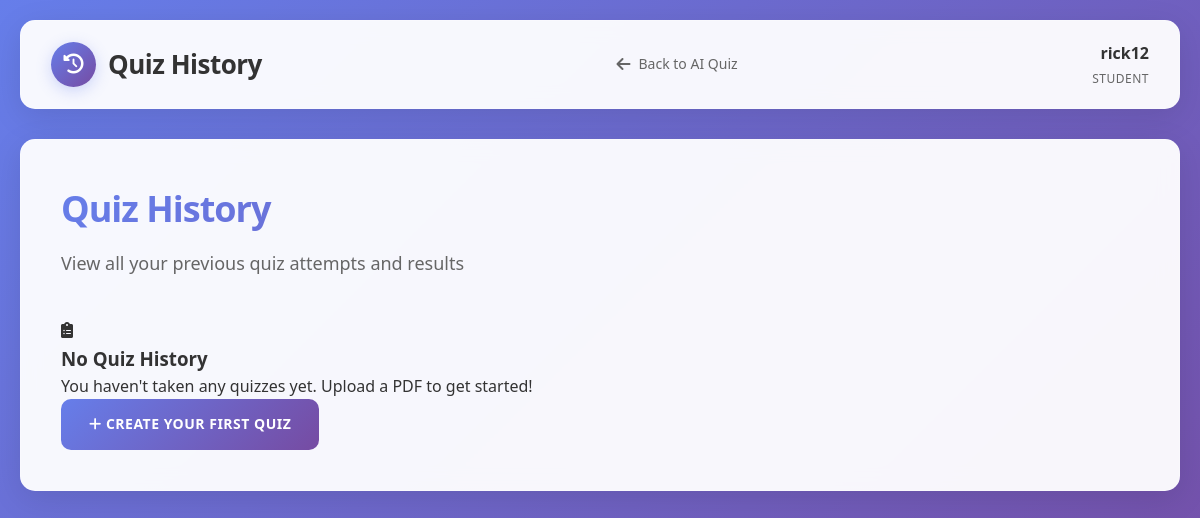
/ai-quiz/history/ (signed in), run on an earlier commit of the app's database.
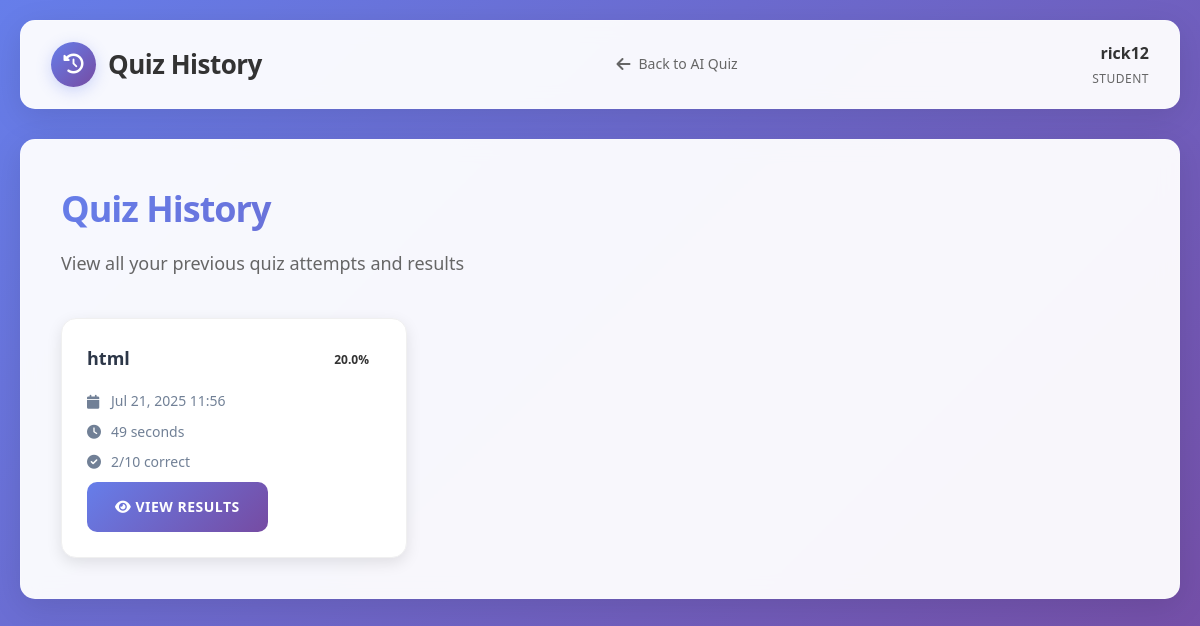
And on a later commit of the database.
### app/models.py (models this page shows, shortened)
class CustomUser(AbstractUser):
    can_access_math = models.BooleanField(default=False, verbose_name="Can Access Math")
    can_access_physics = models.BooleanField(default=False, verbose_name="Can Access Physics")
    can_access_science = models.BooleanField(default=False, verbose_name="Can Access Science")
    can_access_history = models.BooleanField(default=False, verbose_name="Can Access History")
    is_teacher = models.BooleanField(default=False, verbose_name="Teacher Status")
    phone_number = models.CharField(max_length=15, blank=True, null=True)
    date_of_birth = models.DateField(blank=True, null=True)
    class Meta:
        verbose_name = "User"
        verbose_name_plural = "Users"

class QuizAttempt(models.Model):
    quiz = models.ForeignKey(Quiz, on_delete=models.CASCADE)
    student = models.ForeignKey(CustomUser, on_delete=models.CASCADE)
    answers = models.TextField()  # Store JSON of user answers
    score = models.FloatField(default=0.0)
    total_questions = models.IntegerField(default=0)
    correct_answers = models.IntegerField(default=0)
    completed_at = models.DateTimeField(auto_now_add=True)
    time_taken = models.IntegerField(default=0)  # in seconds
    def calculate_percentage(self):
        if self.total_questions > 0:
            return round((self.correct_answers / self.total_questions) * 100, 1)
        return 0

class Quiz(models.Model):
    title = models.CharField(max_length=200)
    student = models.ForeignKey(CustomUser, on_delete=models.CASCADE, limit_choices_to={'is_teacher': False})
    pdf_content = models.TextField()  # Store extracted PDF text
    questions_data = models.TextField()  # Store JSON of questions and answers
    total_questions = models.IntegerField(default=0)
    created_at = models.DateTimeField(auto_now_add=True)
    is_completed = models.BooleanField(default=False)

### app/views.py (the view)
# urls.py: path('ai-quiz/history/', views.quiz_history, name='quiz_history'),
@login_required(login_url='login')
def quiz_history(request):
    if request.user.is_teacher:
        messages.error(request, 'This feature is only available for students.')
        return redirect('teacher_dashboard')
    attempts = QuizAttempt.objects.filter(student=request.user).order_by('-completed_at')
    context = {
        'attempts': attempts,
    }
    return render(request, 'ai_quiz/quiz_history.html', context)

### templates/ai_quiz/quiz_history.html (shortened to what this page needs)
{% load static %}
<!DOCTYPE html>
<html lang="en">
<head>
    <link rel="stylesheet" href="{% static 'css/dashboard.css' %}">
    <link rel="stylesheet" href="{% static 'css/ai_quiz.css' %}">
    <link href="https://cdnjs.cloudflare.com/ajax/libs/font-awesome/6.0.0/css/all.min.css" rel="stylesheet">
</head>
<body>
    <div class="container">
        <header class="header">
            <div class="header-content">
                <div class="logo">
                    <div class="logo-icon">
                        <i class="fas fa-history"></i>
                    </div>
                    <span class="logo-text">Quiz History</span>
                </div>
                <nav class="nav">
                    <a href="{% url 'ai_quiz_home' %}" class="nav-item">
                        <i class="fas fa-arrow-left"></i>
                        Back to AI Quiz
                    </a>
                </nav>
                <div class="user-profile">
                    <div class="user-info">
                        <span class="user-name">{{ user.username }}</span>
                        <span class="user-role">Student</span>
                    </div>
                </div>
            </div>
        </header>
        <main class="main-content">
            <div class="content-wrapper">
                <h1 class="page-title">Quiz History</h1>
                <p class="page-subtitle">View all your previous quiz attempts and results</p>
                {% if attempts %}
                <div class="quiz-grid">
                    {% for attempt in attempts %}
                    <div class="quiz-card">
                        <div class="quiz-header">
                            <h4>{{ attempt.quiz.title }}</h4>
                            <span class="score-badge score-{{ attempt.calculate_percentage|floatformat:0 }}">
                                {{ attempt.calculate_percentage }}%
                            </span>
                        </div>
                        <div class="quiz-details">
                            <p><i class="fas fa-calendar"></i> {{ attempt.completed_at|date:"M d, Y H:i" }}</p>
                            <p><i class="fas fa-clock"></i> {{ attempt.time_taken }} seconds</p>
                            <p><i class="fas fa-check-circle"></i> {{ attempt.correct_answers }}/{{ attempt.total_questions }} correct</p>
                        </div>
                        <a href="{% url 'quiz_results' attempt.id %}" class="btn btn-primary">
                            <i class="fas fa-eye"></i>
                            View Results
                        </a>
                    </div>
                    {% endfor %}
                </div>
                {% else %}
                <div class="empty-state">
                    <i class="fas fa-clipboard-list"></i>
                    <h3>No Quiz History</h3>
                    <p>You haven't taken any quizzes yet. Upload a PDF to get started!</p>
                    <a href="{% url 'upload_pdf' %}" class="btn btn-primary">
                        <i class="fas fa-plus"></i>
                        Create Your First Quiz
                    </a>
                </div>
                {% endif %}
            </div>
        </main>
    </div>
</body>
</html>

### learn/static/css/dashboard.css (style rules this page uses)
* { margin: 0; padding: 0; box-sizing: border-box; }
body { font-family: 'Segoe UI', Tahoma, Geneva, Verdana, sans-serif; background: linear-gradient(135deg, #667eea 0%, #764ba2 100%); min-height: 100vh; color: #333; line-height: 1.6; }
.container { max-width: 1200px; margin: 0 auto; padding: 20px; }
.header { background: rgba(255, 255, 255, 0.95); border-radius: 15px; box-shadow: 0 8px 32px rgba(0, 0, 0, 0.1); backdrop-filter: blur(10px); margin-bottom: 30px; border: 1px solid rgba(255, 255, 255, 0.2); }
.header-content { display: flex; justify-content: space-between; align-items: center; padding: 20px 30px; flex-wrap: wrap; }
.logo { display: flex; align-items: center; gap: 12px; }
.logo-icon { width: 45px; height: 45px; background: linear-gradient(135deg, #667eea 0%, #764ba2 100%); border-radius: 50%; display: flex; align-items: center; justify-content: center; color: white; font-size: 20px; box-shadow: 0 4px 15px rgba(102, 126, 234, 0.3); }
.logo-text { font-size: 26px; font-weight: 700; color: #333; letter-spacing: -0.5px; }
.nav { display: flex; gap: 25px; align-items: center; }
.nav-item { display: flex; align-items: center; gap: 8px; padding: 12px 18px; text-decoration: none; color: #666; border-radius: 10px; transition: all 0.3s ease; font-weight: 500; font-size: 14px; }
.nav-item i { font-size: 16px; }
.user-profile { display: flex; align-items: center; gap: 15px; }
.user-info { text-align: right; }
.user-name { display: block; font-weight: 600; color: #333; font-size: 16px; }
.user-role { display: block; font-size: 12px; color: #666; text-transform: uppercase; letter-spacing: 0.5px; margin-top: 2px; }
.main-content { background: rgba(255, 255, 255, 0.95); border-radius: 15px; padding: 40px; box-shadow: 0 8px 32px rgba(0, 0, 0, 0.1); backdrop-filter: blur(10px); border: 1px solid rgba(255, 255, 255, 0.2); }
.content-wrapper { max-width: 100%; }
.page-title { font-size: 36px; font-weight: 700; margin-bottom: 12px; background: linear-gradient(135deg, #667eea 0%, #764ba2 100%); -webkit-background-clip: text; -webkit-text-fill-color: transparent; background-clip: text; letter-spacing: -1px; }
.page-subtitle { color: #666; margin-bottom: 40px; font-size: 18px; font-weight: 400; }
.btn { display: inline-block; background: linear-gradient(135deg, #667eea 0%, #764ba2 100%); color: white; padding: 14px 28px; border-radius: 10px; text-decoration: none; font-weight: 600; font-size: 14px; transition: all 0.3s ease; border: none; cursor: pointer; text-transform: uppercase; letter-spacing: 0.5px; }

### learn/static/css/ai_quiz.css (style rules this page uses)
.quiz-grid { display: grid; grid-template-columns: repeat(auto-fill, minmax(300px, 1fr)); gap: 20px; margin-top: 20px; }
.quiz-card { background: white; border-radius: 15px; padding: 25px; box-shadow: 0 5px 15px rgba(0, 0, 0, 0.1); transition: all 0.3s ease; border: 1px solid #f0f0f0; }
.quiz-header { display: flex; justify-content: space-between; align-items: flex-start; margin-bottom: 15px; }
.quiz-header h4 { color: #2d3748; margin: 0; font-size: 18px; font-weight: 600; flex: 1; }
.score-badge { padding: 6px 12px; border-radius: 20px; font-size: 12px; font-weight: 600; margin-left: 10px; }
.quiz-details p { margin: 8px 0; color: #718096; font-size: 14px; display: flex; align-items: center; }
.quiz-details i { margin-right: 8px; width: 16px; }

What changed in the data, as far as the page shows it:
added QuizAttempt: quiz "html", calculate_percentage "20.0", completed_at "Jul 21, 2025 11:56", time_taken "49", correct_answers "2", total_questions "10"
Also different on the page:
text no longer shown: "No Quiz History You haven't taken any quizzes yet. Upload a PDF to get started! CREATE YOUR FIRST QUIZ"
